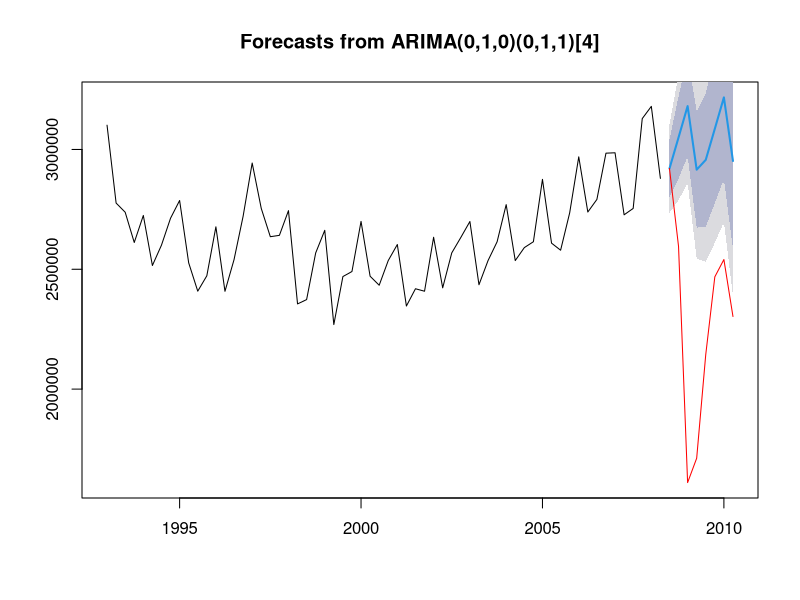
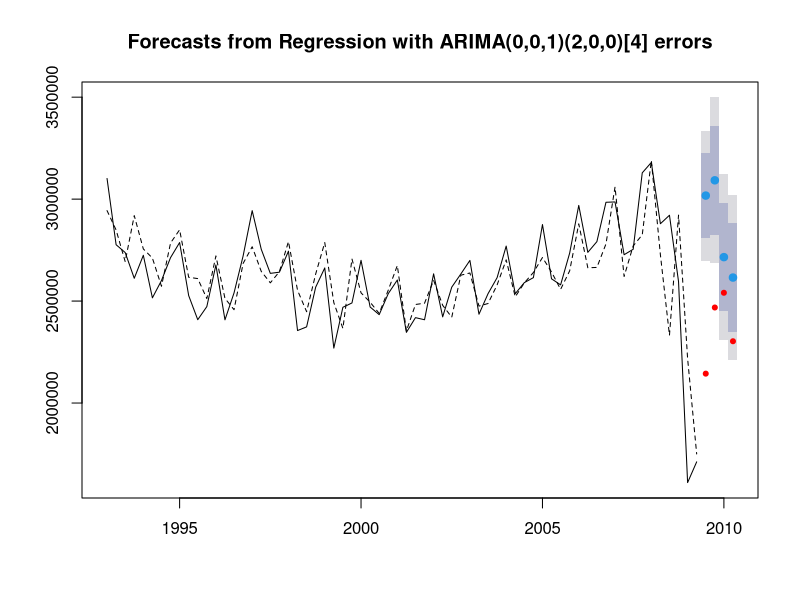
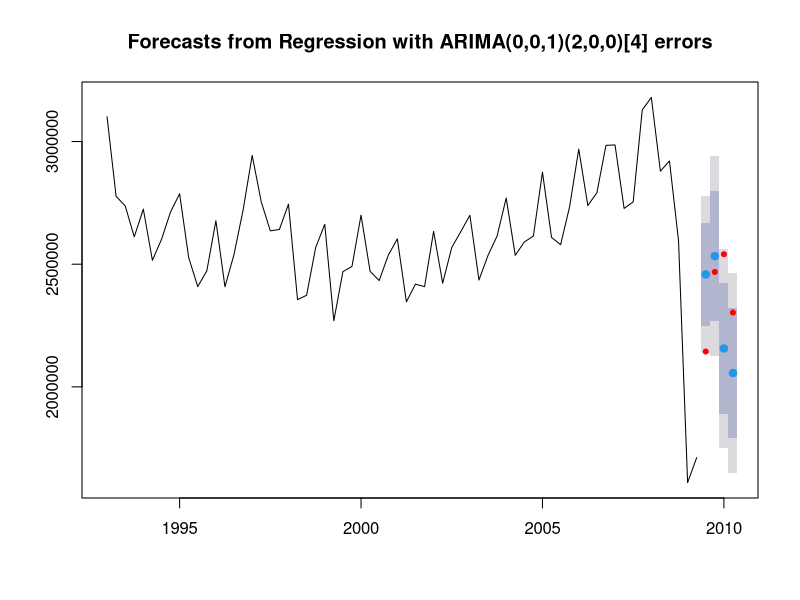
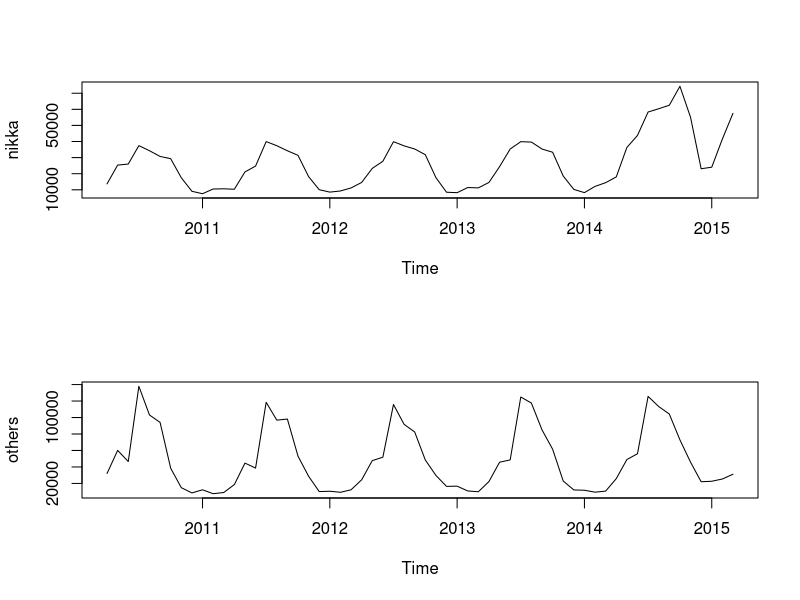
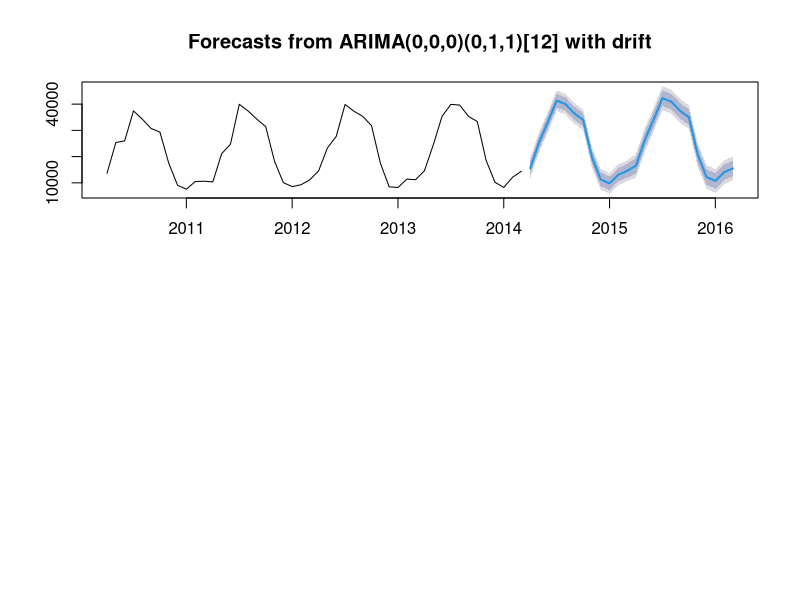

Write R code to recreate these figures, in order. (Note: this script raises an error after producing the figures.)
## ---- chunk 1
library(forecast)
## ---- chunk 2
data0 <- read.csv(file="Car-Japan-1993Q1-2015Q2.csv")
head(data0)
## ---- chunk 3
sale <- ts(data0$sale,freq=4,start=c(1993,1))
crisis <- ts(data0$crisis,freq=4,start=c(1993,1))
## ---- chunk 4
train <- window(sale,end=c(2008,2))
test <- window(sale,start=c(2008,3),end=c(2010,2))
## ---- chunk 5
kekka0 <- auto.arima(train)
yosoku0 <- forecast(kekka0,h=8)
bnd <- range(test,yosoku0$mean) # 上限、下限を求めておく
plot(yosoku0,ylim=bnd)
lines(test,col="red")
## ---- chunk 6
eikyou <- test-yosoku0$mean
eikyou
sum(eikyou)
## ---- chunk 7
train.sale <- window(sale,end=c(2009,2))
test.sale <- window(sale,start=c(2009,3),end=c(2010,2))
train.crisis <- window(crisis,end=c(2009,2))
test.crisis <- window(crisis,start=c(2009,3),end=c(2010,2))
## ---- chunk 8
kekka1 <- auto.arima(train.sale,xreg=train.crisis)
yosoku1 <- forecast(kekka1,h=4,xreg=test.crisis)
## ---- chunk 9
plot(yosoku1)
names(yosoku1)　# 計算結果一覧を表示
lines(yosoku1$fitted,lty=2)
points(test.sale,pch=20,col="red")
## ---- chunk 10
new.test.crisis <- rep(1,4)　# １を4個ならべる
new.test.crisis <- ts(new.test.crisis,freq=4,start=c(2009,3)) # 4個の1に日付をつける
yosoku1.new <- forecast(kekka1,h=4,xreg=new.test.crisis)
plot(yosoku1.new)
points(test.sale,pch=20,col="red")
## ---- chunk 11
sum(test.sale)
sum(yosoku1$mean)
sum(yosoku1.new$mean)
## ---- chunk 12
tigai<-yosoku1$mean-yosoku1.new$mean
tigai
sum(tigai)
## ---- chunk 13
data0 <- read.csv(file="Yoiti-Nikka-Others-Monthly.csv",header=T)
dim(data0)
head(data0)
tail(data0)
## ---- chunk 14
yoiti<- ts(data0[,3:6],freq=12,start=c(2010,4))
total<-yoiti[,1]
nikka<-yoiti[,2]
others<-yoiti[,3]
massan<-yoiti[,4]
par(mfrow=c(2,1))
plot(nikka)
plot(others)
## ---- chunk 15
total.2012 <- sum(window(total,start=c(2012,4),end=c(2013,3)))
total.2013 <- sum(window(total,start=c(2013,4),end=c(2014,3)))
total.2014 <- sum(window(total,start=c(2014,4),end=c(2015,3)))
nikka.2012 <- sum(window(nikka,start=c(2012,4),end=c(2013,3)))
nikka.2013 <- sum(window(nikka,start=c(2013,4),end=c(2014,3)))
nikka.2014 <- sum(window(nikka,start=c(2014,4),end=c(2015,3)))
## ---- chunk 16
bj0.nikka <- auto.arima(window(nikka,end=c(2014,3)))
bj0.nikka
bj1.nikka <- auto.arima(nikka,xreg=massan)
bj1.nikka
## ---- chunk 17
fr0.nikka<-forecast(bj0.nikka,h=24)
plot(fr0.nikka)
fr1.nikka <- forecast(bj1.nikka,h=12,xreg=data.frame(massan=rep(1,12))) # 2015年度もドラマ放映効果はつづく
plot(fr1.nikka)
## ---- chunk 18
bj0.others <- auto.arima(window(others,end=c(2014,3)),D=1)
bj1.others <- auto.arima(others,D=1,xreg=massan)
fr0.others <- forecast(bj0.others,h=24)
plot(fr0.others)
fr1.others <- forecast(bj1.others,h=12,xreg=data.frame(massan=rep(1,12)))
plot(fr1.others)
## ---- chunk 19
hyoujun.nikka <- fr0.nikka$mean
hyoujun.others <- fr0.others$mean
hyoujun.total <- hyoujun.nikka + hyoujun.others
hyoujun.total
## ---- chunk 20
houeigo.nikka <- c(window(nikka,start=c(2014,4),end=c(2015,3)),fr1.nikka$mean)　# 元のデータから2014年度を切りとり、2015年度予測とつなげる
houeigo.nikka <- ts(houeigo.nikka,freq=12,start=c(2014,4)) # 上でつなげた系列に日付を改めてつける
houeigo.nikka
                                           
houeigo.others <- c(window(others,start=c(2014,4),end=c(2015,3)),fr1.others$mean)
houeigo.others<-ts(houeigo.others,freq=12,start=c(2014,4))
houeigo.others
houeigo.total <- houeigo.nikka+houeigo.others
houeigo.total
## ---- chunk 21
kouka.nikka <- houeigo.nikka - hyoujun.nikka
kouka.others <- houeigo.others - hyoujun.others
kouka <- houeigo.total-hyoujun.total
kouka.nikka
kouka.others
kouka
## ---- chunk 22
houeigo.nikka.14 <- sum(window(houeigo.nikka,start=c(2014,4),end=c(2015,3)))
houeigo.nikka.15 <- sum(window(houeigo.nikka,start=c(2015,4),end=c(2016,3)))
hyoujun.nikka.14 <- sum(window(hyoujun.nikka,start=c(2014,4),end=c(2015,3)))
hyoujun.nikka.15 <- sum(window(hyoujun.nikka,start=c(2015,4),end=c(2016,3)))
kouka.nikka.14<-sum(window(kouka.nikka,start=c(2014,4),end=c(2015,3)))
kouka.nikka.15<-sum(window(kouka.nikka,start=c(2015,4),end=c(2016,3)))
houeigo.nikka.14
houeigo.nikka.15
hyoujun.nikka.14
hyoujun.nikka.15
kouka.nikka.14
kouka.nikka.15
## ---- chunk 23
houeigo.others.14 <- sum(window(houeigo.others,start=c(2014,4),end=c(2015,3)))
houeigo.others.15 <- sum(window(houeigo.others,start=c(2015,4),end=c(2016,3)))
hyoujun.others.14 <- sum(window(hyoujun.others,start=c(2014,4),end=c(2015,3)))
hyoujun.others.15 <- sum(window(hyoujun.others,start=c(2015,4),end=c(2016,3)))
kouka.others.14<-sum(window(kouka.others,start=c(2014,4),end=c(2015,3)))
kouka.others.15<-sum(window(kouka.others,start=c(2015,4),end=c(2016,3)))
houeigo.others.14
houeigo.others.15
hyoujun.others.14
hyoujun.others.15
kouka.others.14
kouka.others.15
## ---- chunk 24
houeigo.total.14 <- sum(window(houeigo.total,start=c(2014,4),end=c(2015,3)))
houeigo.total.15 <- sum(window(houeigo.total,start=c(2015,4),end=c(2016,3)))
hyoujun.total.14 <- sum(window(hyoujun.total,start=c(2014,4),end=c(2015,3)))
hyoujun.total.15 <- sum(window(hyoujun.total,start=c(2015,4),end=c(2016,3)))
kouka.14<-sum(window(kouka,start=c(2014,4),end=c(2015,3)))
kouka.15<-sum(window(kouka,start=c(2015,4),end=c(2016,3)))
houeigo.total.14
houeigo.total.15
hyoujun.total.14
hyoujun.total.15
kouka.14
kouka.15
## ---- chunk 25
round(kouka.14*30040,1)
round(kouka.15*30040,1)
## ---- chunk 26
round(kouka.14*7875,1)
round(kouka.15*7875,1)
